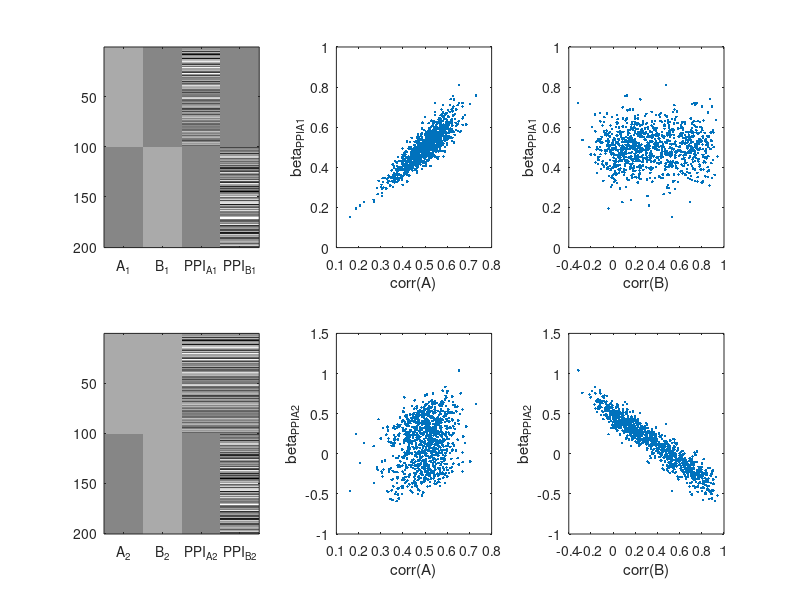

MATLAB code for this plot:
clear

x_psy1 = [ones(100,1),zeros(100,1);zeros(100,1),ones(100,1)];
x_psy2 = [ones(100,1),ones(100,1);zeros(100,1),ones(100,1)];

permn = 1000;
for permi = 1:permn
    share_A = randn(100,1);
    share_B = randn(100,1) * randn(1);
    
    x_phy = [share_A;share_B] + randn(200,1);
    
    y = [share_A;share_B] + randn(200,1);
    
    glm1 = [x_psy1 x_psy1(:,1).*x_phy x_psy1(:,2).*x_phy];
    
    Beta1 = regress(y,glm1);
    Beta1_PPI_A(permi,1) = Beta1(3);
    
    glm2 = [x_psy2 x_psy2(:,1).*x_phy x_psy2(:,2).*x_phy];
    
    Beta2 = regress(y,glm2);
    Beta2_PPI_A(permi,1) = Beta2(3);
    
    corr_A(permi,1) = corr(x_phy(1:100,1),y(1:100,1));
    corr_B(permi,1) = corr(x_phy(101:end,1),y(101:end,1));
end

figure;
subplot(2,3,1); imagesc(glm1); colormap('gray'); xticks([1 2 3 4]); xticklabels({'A_1','B_1','PPI_A_1','PPI_B_1'})
subplot(2,3,2); plot(corr_A,Beta1_PPI_A,'.'); xlabel('corr(A)'); ylabel('beta_P_P_I_A_1');
subplot(2,3,3); plot(corr_B,Beta1_PPI_A,'.'); xlabel('corr(B)'); ylabel('beta_P_P_I_A_1');
subplot(2,3,4); imagesc(glm2); colormap('gray'); xticks([1 2 3 4]); xticklabels({'A_2','B_2','PPI_A_2','PPI_B_2'})
subplot(2,3,5); plot(corr_A,Beta2_PPI_A,'.'); xlabel('corr(A)'); ylabel('beta_P_P_I_A_2');
subplot(2,3,6); plot(corr_B,Beta2_PPI_A,'.'); xlabel('corr(B)'); ylabel('beta_P_P_I_A_2');
